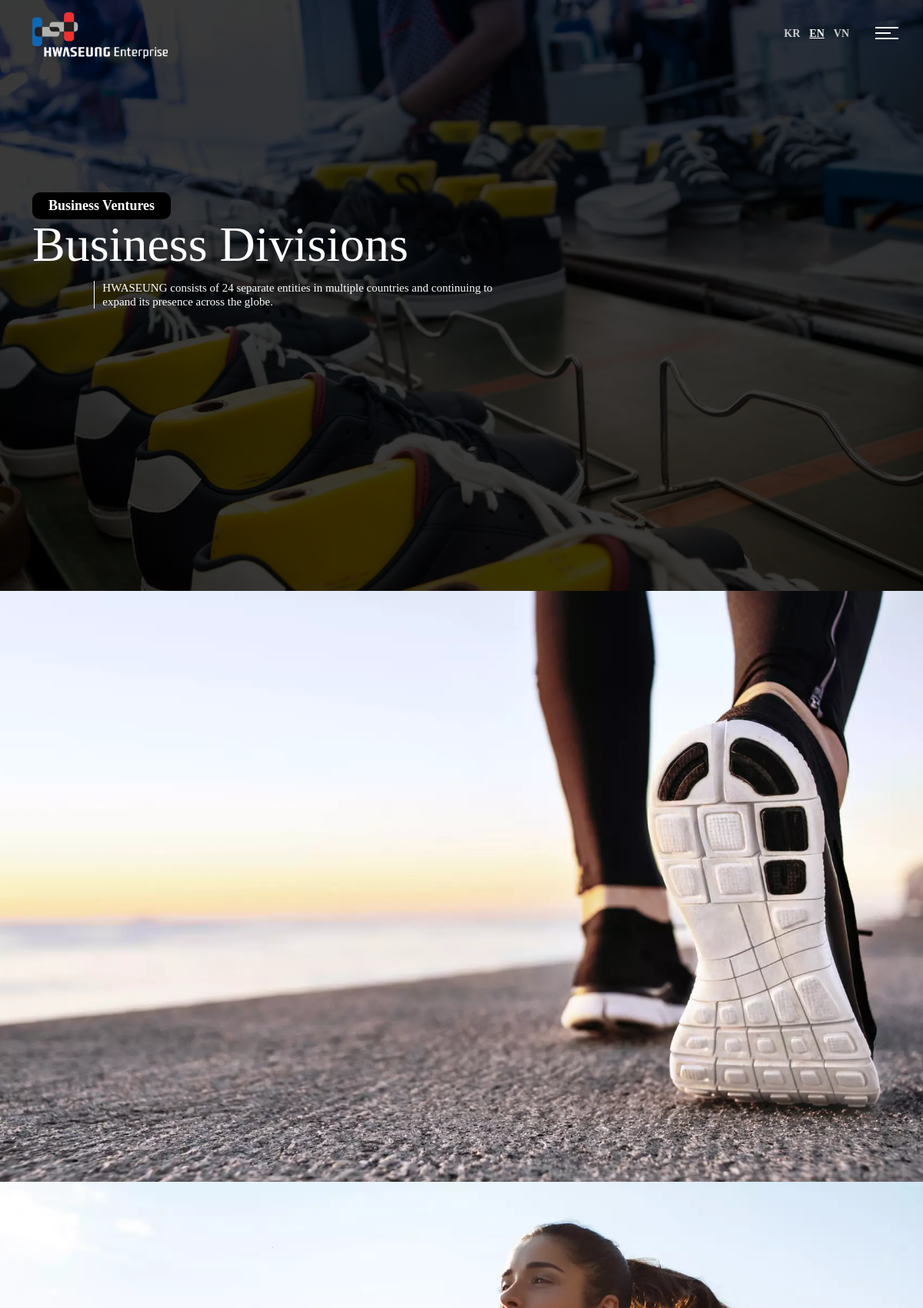
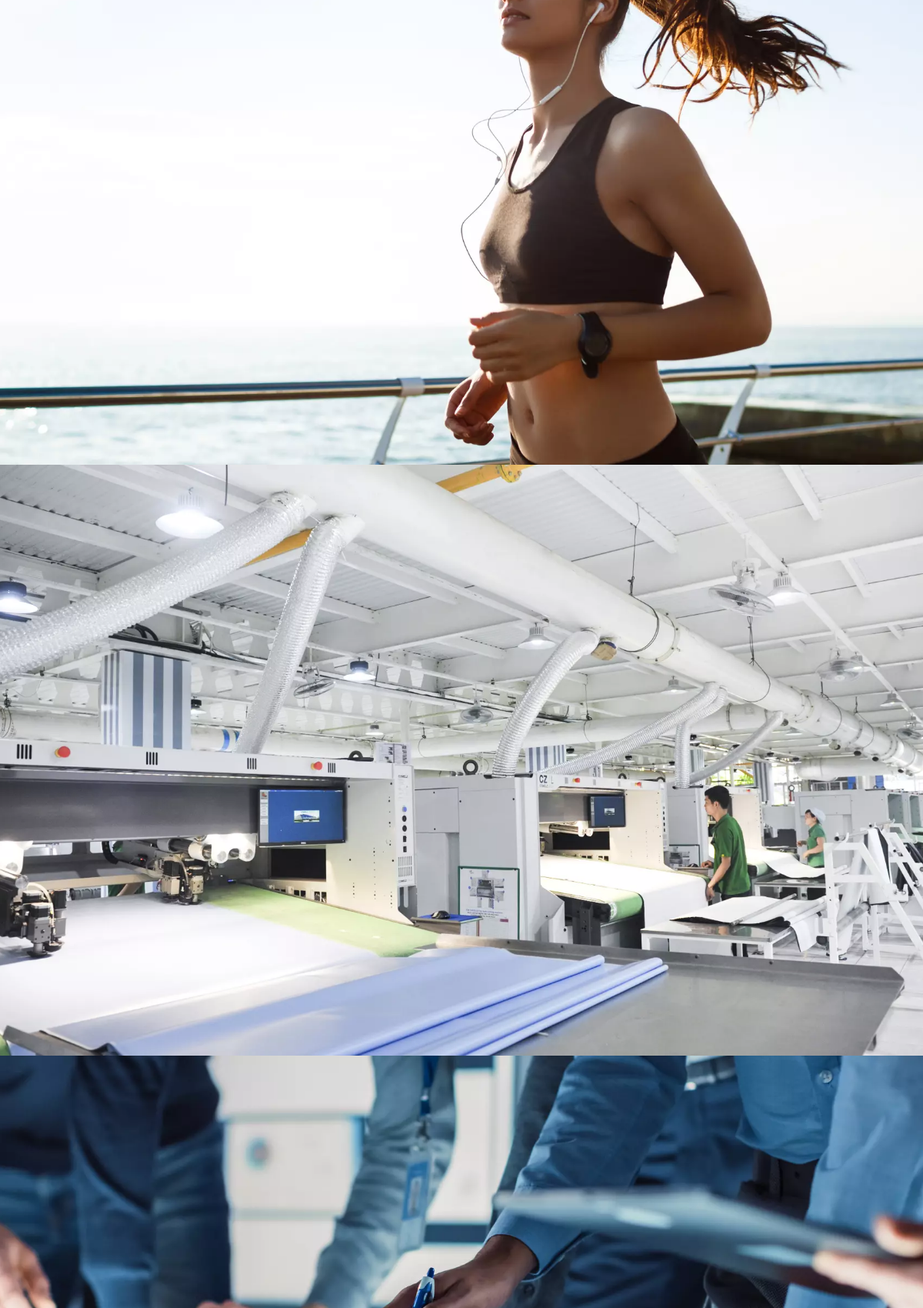
Screenshot of /business_divisions.php (upper part) with the database file from the repository (2 pictures, top to bottom).
### tables this page shows
CREATE TABLE `bus_verti_banner` (
  `id_bus_verti_ban` int(11) NOT NULL,
  `ban_img_path` varchar(255) NOT NULL,
  `verti_ban_title` varchar(255) NOT NULL,
  `verti_ban_content` varchar(255) NOT NULL,
  `date_time` timestamp NOT NULL DEFAULT current_timestamp(),
  `active_record` int(11) NOT NULL DEFAULT 1
);

### business_divisions.php (the view, shortened to what this page needs)
<?php
require_once("admin/include/config.php");?>
<!DOCTYPE html>
<html lang="en">
<head>
<link rel="stylesheet" type="text/css" href="css/bootstrap.min.css">
<link rel="stylesheet" type="text/css" href="css/style.css">
<link rel="stylesheet" type="text/css" href="d-menu/css/menu.css">
<link rel="stylesheet" type="text/css" href="css/mediaquery.css">
<link rel="stylesheet" type="text/css" href="fullpage/css/fullpage.css">
<link rel='stylesheet' type="text/css" href='menu/slicknav.min.css'>
<link rel='stylesheet' type="text/css" href='https://cdnjs.cloudflare.com/ajax/libs/font-awesome/4.7.0/css/font-awesome.css'>
<link rel="stylesheet" type="text/css" href="menu/style.css">
<link rel="stylesheet" type="text/css" href="css/font.css">
<link rel="stylesheet" type="text/css" href="fontawesome/css/all.min.css">
</head>
<body>
<div id="fullpage">
<div class="section" id="section0">
<?php include 'header.php';?>
<div class="business-verticals-banner">
<div class="container">
<div class="row">
    <?php
          $query = "SELECT `id_bus_verti_ban`, `ban_img_path`, `verti_ban_title`, `verti_ban_content`, `date_time`, `active_record` FROM `bus_verti_banner` WHERE  `active_record`=1 "  ;
          $execute_qry = mysqli_query($dbcon1,$query) or die("featured_project Retriew Error!");
          while($team = mysqli_fetch_array($execute_qry)) {
          $verti_ban_title = $team['verti_ban_title'];
          $verti_ban_content = $team['verti_ban_content'];
          }
        ?>
<div class="col-lg-12">
<div class="business-verticals-content">
<div class="label">Business Ventures</div>
<h3><?php print  $verti_ban_title?></h3>
<div class="vertical-lines">
    <h6><?php print  $verti_ban_content?></h6>
</div>
</div>
</div>
</div>
</div>
</div>
</div>
<div class="section" id="section1">
<div class="footwear-bg">
</div>
</div>
<div class="section" id="section2">
<div class="apparel-bg">
</div>
</div>
<div class="section" id="section3">
<div class="materials-bg">
</div>
</div>
<div class="section" id="section4">
<div class="supply-bg">
</div>
</div>
</div>
</body>
</html>

### css/style.css (style rules this page uses)
* { margin: 0; padding: 0; box-sizing: border-box; }
body { overflow-x:hidden; }
html { scroll-behavior: smooth; }
.label { border-radius:0px; margin-bottom:5px; width:75px; background-color:#0050a4; text-align:center; color:#fff; font-size:15px; font-family: Roboto-Italic; padding:5px 0px; }
.vertical-lines { border-left: 1px solid #fff; height:auto; margin-left:80px; }
.vertical-lines h6 { position: relative; top: 0%; left: 1%; color: #fff; width: 50%; font-size:15px; font-family: Roboto-Italic; font-weight:400; }
.business-verticals-banner { background-image: linear-gradient(rgba(0,0,0,.7), rgba(0,0,0,.7)), url("../img/business-verticals-banner.webp"); background-repeat:no-repeat; float:left; width:100%; height:768px; background-size: cover; background-position: center; margin-top:0px; }
.business-verticals-banner .label { border-radius:10px; margin-bottom:5px; width:180px; background-color:#000; text-align:center; color:#fff; font-weight:bold; font-size:18px; font-family: Roboto-Italic; padding:5px; line-height:25px; }
.business-verticals-content { padding-top:250px; }
.business-verticals-content h3 { font-family:Roboto-BoldItalic; font-size:4rem; color:#fff; line-height:55px; margin-bottom:20px; }
.footwear-bg { background-image: url("../img/footwear-bg.webp"); background-repeat:no-repeat; float:left; width:100%; height:768px; background-size: cover; background-position: center; margin-top:0px; }
.apparel-bg { background-image: url("../img/apparel-bg.webp"); background-repeat:no-repeat; float:left; width:100%; height:768px; background-size: cover; background-position: center; margin-top:0px; }
.materials-bg { background-image: url("../img/materials-bg.webp"); background-repeat:no-repeat; float:left; width:100%; height:768px; background-size: cover; background-position: center; margin-top:0px; }
.supply-bg { background-image: url("../img/supply-bg.webp"); background-repeat:no-repeat; float:left; width:100%; height:768px; background-size: cover; background-position: center; margin-top:0px; margin-bottom:0px; }

### rows the page displays
bus_verti_banner: verti_ban_title "Business Divisions", verti_ban_content "HWASEUNG consists of 24 separate entities in multiple countries and continuing to expand its presence across the globe."
